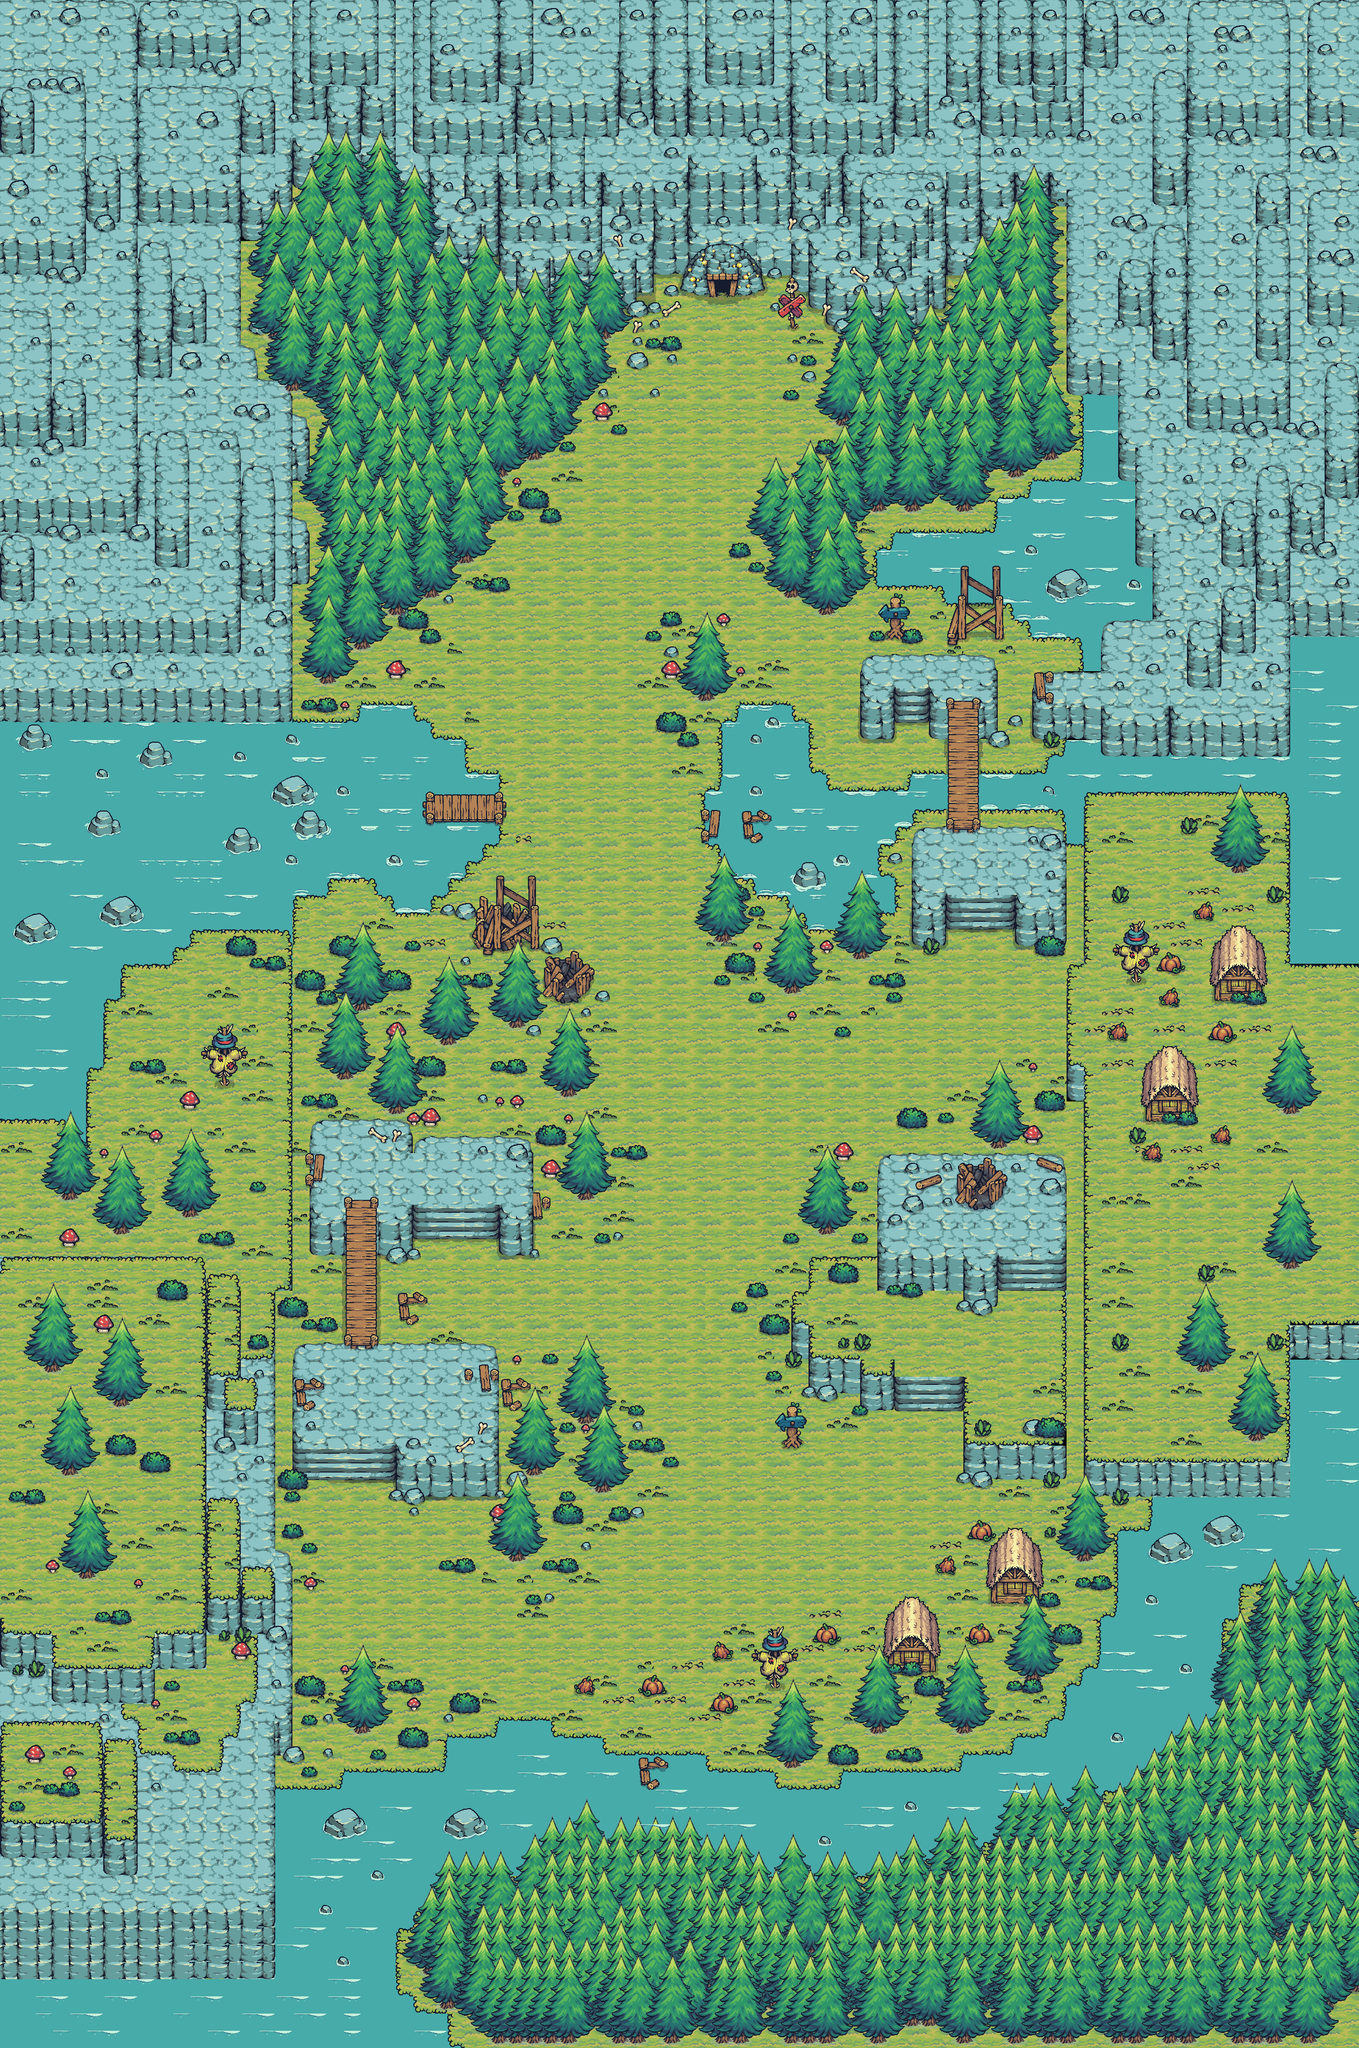

A level layout from a 2D game, rendered from its tile map. Below: a short description, then the map file with tile-grid data replaced by summaries:
An orthogonal 79x119 tile map with 32x32 px tiles, 5 tile layers (Warstwa Kafelków 1-trawa, cien, Warstwa Kafelków 2-kamienie i podwyższenia, drzewa moty, ...), 10 tilesets.

<map version="1.10" tiledversion="1.11.1" orientation="orthogonal" renderorder="right-down" width="79" height="119" tilewidth="32" tileheight="32" infinite="0" nextlayerid="11" nextobjectid="1">
 <tileset firstgid="1" source="Tilemap_Flat.tsx" />
 <tileset firstgid="161" source="Tilemap_Elevation.tsx" />
 <tileset firstgid="289" source="kolekcja2.tsx" />
 <tileset firstgid="357" source="Foam.tsx" />
 <tileset firstgid="645" source="Bridge_All.tsx" />
 <tileset firstgid="693" source="Rocks_01.tsx" />
 <tileset firstgid="821" source="Rocks_04.tsx" />
 <tileset firstgid="949" source="Rocks_03.tsx" />
 <tileset firstgid="1077" source="W_Idle.tsx" />
 <tileset firstgid="1093" source="Water.tsx" />
 <layer id="1" name="Warstwa Kafelków 1-trawa" width="79" height="119">
  <data>[9401 cells, 7055 non-empty, 44 distinct tile ids]</data>
 </layer>
 <layer id="10" name="cien" width="79" height="119">
  <data>[9401 cells, 608 non-empty, 56 distinct tile ids]</data>
 </layer>
 <layer id="6" name="Warstwa Kafelków 2-kamienie i podwyższenia" width="79" height="119">
  <data>[9401 cells, 4590 non-empty, 163 distinct tile ids]</data>
 </layer>
 <layer id="7" name="drzewa moty" width="79" height="119">
  <data>[9401 cells, 2853 non-empty, 279 distinct tile ids]</data>
 </layer>
 <layer id="9" name="dodatki np. grzybki" width="79" height="119">
  <data>[9401 cells, 993 non-empty, 94 distinct tile ids]</data>
 </layer>
</map>
